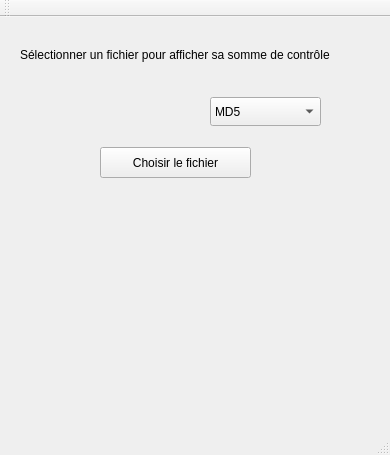
<?xml version="1.0" encoding="UTF-8"?>
<ui version="4.0">
 <class>MainWindow</class>
 <widget class="QMainWindow" name="MainWindow">
  <property name="geometry">
   <rect>
    <x>0</x>
    <y>0</y>
    <width>390</width>
    <height>455</height>
   </rect>
  </property>
  <property name="windowTitle">
   <string>MainWindow</string>
  </property>
  <widget class="QWidget" name="centralWidget">
   <widget class="QPushButton" name="button_file">
    <property name="geometry">
     <rect>
      <x>100</x>
      <y>130</y>
      <width>151</width>
      <height>31</height>
     </rect>
    </property>
    <property name="text">
     <string>Choisir le fichier</string>
    </property>
   </widget>
   <widget class="QLabel" name="label">
    <property name="geometry">
     <rect>
      <x>20</x>
      <y>30</y>
      <width>351</width>
      <height>16</height>
     </rect>
    </property>
    <property name="text">
     <string>Sélectionner un fichier pour afficher sa somme de contrôle</string>
    </property>
   </widget>
   <widget class="QComboBox" name="combo_hash">
    <property name="geometry">
     <rect>
      <x>210</x>
      <y>80</y>
      <width>111</width>
      <height>29</height>
     </rect>
    </property>
    <item>
     <property name="text">
      <string>MD5</string>
     </property>
    </item>
    <item>
     <property name="text">
      <string>SHA1</string>
     </property>
    </item>
    <item>
     <property name="text">
      <string>SHA256</string>
     </property>
    </item>
   </widget>
  </widget>
  <widget class="QMenuBar" name="menuBar">
   <property name="geometry">
    <rect>
     <x>0</x>
     <y>0</y>
     <width>390</width>
     <height>27</height>
    </rect>
   </property>
  </widget>
  <widget class="QToolBar" name="mainToolBar">
   <attribute name="toolBarArea">
    <enum>TopToolBarArea</enum>
   </attribute>
   <attribute name="toolBarBreak">
    <bool>false</bool>
   </attribute>
  </widget>
  <widget class="QStatusBar" name="statusBar"/>
 </widget>
 <layoutdefault spacing="6" margin="11"/>
 <resources/>
 <connections/>
</ui>
